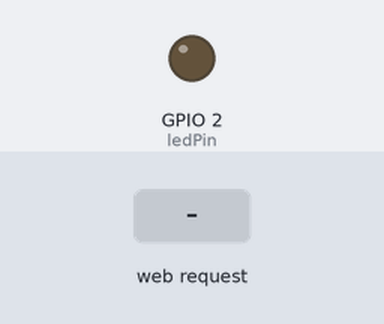
The sketch below on a simulated ESP32. Parts: output pins drawn as LEDs (lit = HIGH). Inputs (shaded band) come from the test bench. WiFi joins after 1.5 s; servers stay silent unless stated; what the sketch prints to the serial monitor is not drawn.

Above: at 3.2 s.
3.3 s: HTTP request GET /LED=ON received
At 4.5 s:
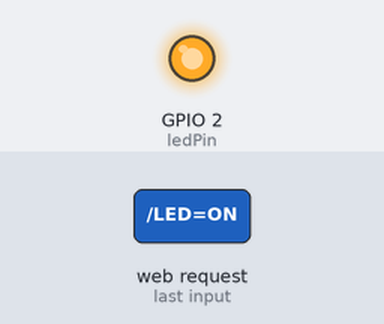
4.8 s: HTTP request GET /LED=OFF received
At 5.6 s:
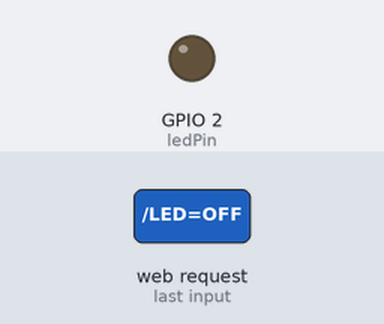
Timing chart, 0 to 7.8 s (numbered marks = the images above; inputs shaded):
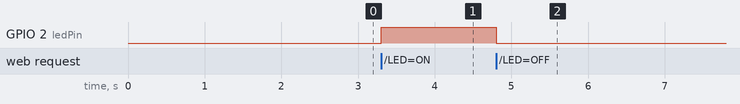

Measured:
- after the input at 3.3 s, GPIO 2 (ledPin): LOW → HIGH at once
- after the input at 4.8 s, GPIO 2 (ledPin): HIGH → LOW at once

The sketch:

esp_gausterControlled_light_Wifi.ino
```cpp
#include <WiFi.h>

// Replace with your network credentials
const char* ssid = "ANEES";
const char* password = "AMAN1234";

WiFiServer server(80);

int ledPin = 2; // GPIO pin connected to LED

void setup() {
  Serial.begin(115200);

  // Initialize the LED pin as an output
  pinMode(ledPin, OUTPUT);

  // Connect to Wi-Fi
  Serial.print("Connecting to ");
  Serial.println(ssid);
  WiFi.begin(ssid, password);

  while (WiFi.status() != WL_CONNECTED) {
    delay(1000);
    Serial.println("Connecting...");
  }

  Serial.println("Connected to Wi-Fi");
  Serial.print("ESP32 IP Address: ");
  Serial.println(WiFi.localIP());  // Print the IP address to the Serial Monitor

  server.begin();
}

void loop() {
  WiFiClient client = server.available();

  if (client) {
    String request = client.readStringUntil('\r');
    client.flush();

    // Check if the request is to turn the LED on
    if (request.indexOf("/LED=ON") != -1) {
      digitalWrite(ledPin, HIGH);  // Turn LED on
    }

    // Check if the request is to turn the LED off
    if (request.indexOf("/LED=OFF") != -1) {
      digitalWrite(ledPin, LOW);   // Turn LED off
    }

    // Send a response back to the client
    client.println("HTTP/1.1 200 OK");
    client.println("Content-Type: text/html");
    client.println("");
    client.println("<!DOCTYPE HTML>");
    client.println("<html>");
    client.println("LED is now " + String(digitalRead(ledPin) ? "ON" : "OFF"));
    client.println("</html>");

    delay(1);
    client.stop();
  }
}
```
